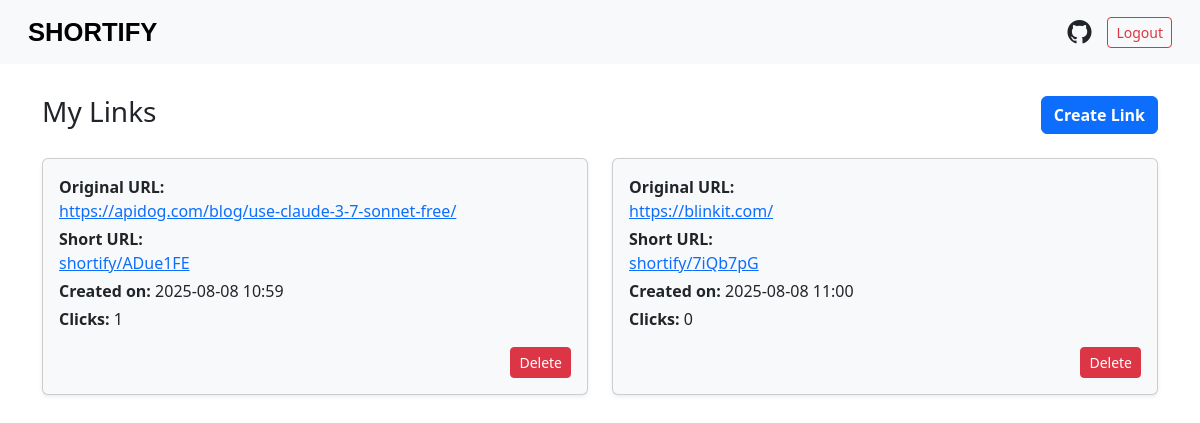
Page /dashboard/ (signed in) on the committed database.
### shortener/models.py (models this page shows, shortened)
class ShortURL(models.Model):
    user = models.ForeignKey('auth.User', on_delete=models.CASCADE)
    shortcode = models.CharField(max_length=10, unique=True)
    original_url = models.URLField()
    created_at = models.DateTimeField(auto_now_add=True)
    click_count = models.PositiveIntegerField(default=0)

### myshort/views.py (the view)
# urls.py: path('dashboard/', views.dashboard, name='dashboard'),
@never_cache # ensure this page is never cached (stored in browser) but accessed from server
@login_required(login_url='/login/') # if user is not logged in, redirect to login page
def dashboard(request):              # otherwise, execute this function
    user_info= ShortURL.objects.filter(user=request.user)
    data=[]
    for i in user_info:
        data.append([i.shortcode, i.original_url, i.created_at, i.click_count])
    return render(request, 'dashboard.html', {'user': request.user, 'data': data})

### templates/dashboard.html (shortened to what this page needs)
{% load static %}
<!doctype html>
<html lang="en">
<head>
  <link href="https://cdn.jsdelivr.net/npm/bootstrap-icons@1.10.5/font/bootstrap-icons.css" rel="stylesheet">
  <link href="https://cdn.jsdelivr.net/npm/bootstrap@5.3.7/dist/css/bootstrap.min.css" rel="stylesheet">
</head>
<body >
    <nav class="navbar sticky-top bg-body-tertiary">
  <div class="container-fluid d-flex justify-content-between align-items-center">
    <a class="navbar-brand ms-3" href="{% url 'home' %}" style="font-family: Arial, sans-serif; font-size: 1.6rem; text-decoration: none; color: #000;">
      <strong>SHORTIFY</strong>
    </a>
    <div class="d-flex align-items-center gap-3 me-3">
      <a  class="text-dark" href="https://github.com/codefromsun/Quick-Translate/tree/master" target="_blank" aria-label="GitHub Repository">
        <i class="bi bi-github" style="font-size: 1.5rem;"></i>
      </a>
      <button type="submit" class="btn btn-outline-danger btn-sm" id="logoutBtn">Logout</button>
    </div>
  </div>
</nav>
<div class="container mt-4 pb-5" >
  <div class="d-flex justify-content-between align-items-center mb-4 flex-wrap">
    <h3 class="mb-0">My Links</h3>
    <a href="/main/" class="btn btn-primary mt-2"><strong>Create Link</strong></a>
  </div>
  <div class="row row-cols-1 row-cols-md-2 g-4 " >
    {% for entry in data %}
    <div class="col" id="{{ forloop.counter0 }}">
      <div class="card shadow-sm h-100" style="background-color: #f8f9fa;">
        <div class="card-body">
          <p class="mb-1">
            <strong>Original URL:</strong><br>
            <a href="{{ entry.1 }}" target="_blank" class="d-block text-truncate">{{ entry.1 }}</a>
          </p>
          <p class="mb-1">
            <strong>Short URL:</strong><br>
            <a href="/{{ entry.0 }}" target="_blank" class="text-primary">shortify/{{ entry.0 }}</a>
          </p>
          <p class="mb-1"><strong>Created on:</strong> {{ entry.2|date:"Y-m-d H:i" }}</p>
          <p><strong>Clicks:</strong> {{ entry.3 }}
        </p>
        <button class="btn btn-sm btn-danger delete-btn float-end"
       data-id="{{ forloop.counter0 }}"
       data-shortcode="{{ entry.0 }}">
 Delete
</button>
        </div>
      </div>
    </div>
    {% endfor %}
  </div>
</div>
</body>
</html>

### rows in the picture
ShortURL: original_url "https://apidog.com/blog/use-claude-3-7-sonnet-free/", shortcode "ADue1FE", created_at "2025-08-08 10:59"
ShortURL: original_url "https://blinkit.com/", shortcode "7iQb7pG", created_at "2025-08-08 11:00"

### other values in the picture
{{ entry.3 }} "1" "0"
